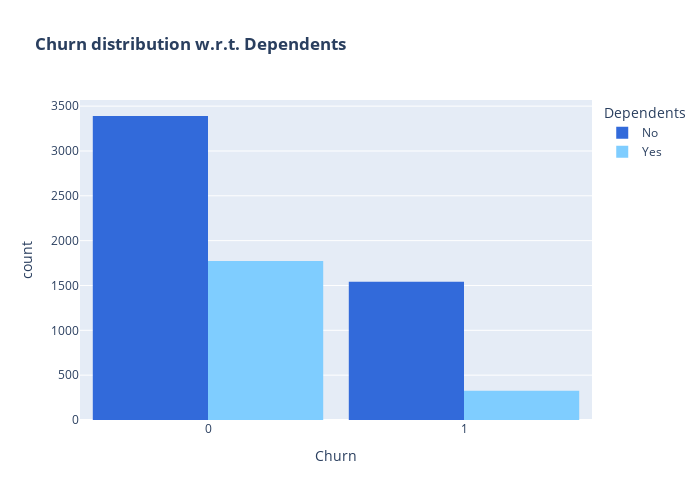

The cell this chart's notebook holds for it:
### Markdown cell above
* Fiber optic service which was choosen by a lot of customers and it's evident that there's high churn rate among these customers. This could expose an issue in the Fiber optic service which dissatisfied most of it's customers, further looking into the issue might find a better and apt solution.
* Customers who opted for DSL service are larger in number and is found to have less churn rate compared to Fibre optic service

---

<span style="font-family:serif; font-size:23px;"> Churn Distribution w.r.t Dependants</span>

### Code cell
color_map = {"Yes": "#7fcdff", "No": "#326ada"}
fig = px.histogram(df, x="Churn", color="Dependents", barmode="group", title="<b>Churn distribution w.r.t. Dependents</b>", color_discrete_map=color_map)
fig.update_layout(width=700, height=500, bargap=0.1)
fig.show()

### Figure 1 — Plotly figure (JSON) as saved in the notebook; plotly's stock layout.template omitted (floating-point values rounded to 4 significant figures; data arrays with more than 128 entries replaced by an {"elided": "..."} marker saying what was removed)
{"data": [{"alignmentgroup": "True", "bingroup": "x", "hovertemplate": "Dependents=No<br>Churn=%{x}<br>count=%{y}<extra></extra>", "legendgroup": "No", "marker": {"color": "#326ada", "pattern": {"shape": ""}}, "name": "No", "offsetgroup": "No", "orientation": "v", "showlegend": true, "type": "histogram", "x": {"elided": "4933 int values"}, "xaxis": "x", "yaxis": "y"}, {"alignmentgroup": "True", "bingroup": "x", "hovertemplate": "Dependents=Yes<br>Churn=%{x}<br>count=%{y}<extra></extra>", "legendgroup": "Yes", "marker": {"color": "#7fcdff", "pattern": {"shape": ""}}, "name": "Yes", "offsetgroup": "Yes", "orientation": "v", "showlegend": true, "type": "histogram", "x": {"elided": "2099 int values"}, "xaxis": "x", "yaxis": "y"}], "layout": {"bargap": 0.1, "barmode": "group", "height": 500, "legend": {"title": {"text": "Dependents"}, "tracegroupgap": 0}, "title": {"text": "<b>Churn distribution w.r.t. Dependents</b>"}, "width": 700, "xaxis": {"anchor": "y", "domain": [0, 1], "title": {"text": "Churn"}}, "yaxis": {"anchor": "x", "domain": [0, 1], "title": {"text": "count"}}}}
